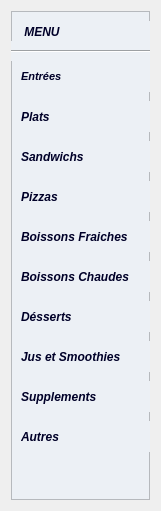
  <widget class="QWidget" name="verticalLayoutWidget">
   <property name="geometry">
    <rect>
     <x>10</x>
     <y>20</y>
     <width>161</width>
     <height>511</height>
    </rect>
   </property>
   <layout class="QVBoxLayout" name="MenuLayout">
    <item>
     <widget class="QFrame" name="MenuFrame">
      <property name="styleSheet">
       <string notr="true">QFrame {background-color: #ecf0f5;}
</string>
      </property>
      <property name="frameShape">
       <enum>QFrame::StyledPanel</enum>
      </property>
      <property name="frameShadow">
       <enum>QFrame::Raised</enum>
      </property>
      <widget class="QPushButton" name="menuProd_category_8">
       <property name="geometry">
        <rect>
         <x>10</x>
         <y>330</y>
         <width>151</width>
         <height>31</height>
        </rect>
       </property>
       <property name="sizePolicy">
        <sizepolicy hsizetype="Minimum" vsizetype="Maximum">
         <horstretch>0</horstretch>
         <verstretch>0</verstretch>
        </sizepolicy>
       </property>
       <property name="font">
        <font>
         <family>Arial</family>
         <pointsize>9</pointsize>
         <weight>75</weight>
         <italic>true</italic>
         <bold>true</bold>
         <underline>false</underline>
         <kerning>true</kerning>
        </font>
       </property>
       <property name="cursor">
        <cursorShape>PointingHandCursor</cursorShape>
       </property>
       <property name="statusTip">
        <string/>
       </property>
       <property name="autoFillBackground">
        <bool>false</bool>
       </property>
       <property name="styleSheet">
        <string notr="true">QPushButton{background-color: #ecf0f5;text-align:left; color : #000028 ; border: 0px solid #000028  ;  height:35px;}
QPushButton:hover{background-color:#f96332; text-decoration:underline;}
QPushButton:focus{background-color:#f96332; text-decoration:underline;}
</string>
       </property>
       <property name="text">
        <string>Jus et Smoothies</string>
       </property>
       <property name="icon">
        <iconset>
         <normaloff>../../IMAGES/MenuImages/cocktail.png</normaloff>../../IMAGES/MenuImages/cocktail.png</iconset>
       </property>
      </widget>
      <widget class="QPushButton" name="menuProd_category_1">
       <property name="geometry">
        <rect>
         <x>10</x>
         <y>50</y>
         <width>151</width>
         <height>31</height>
        </rect>
       </property>
       <property name="sizePolicy">
        <sizepolicy hsizetype="Minimum" vsizetype="Maximum">
         <horstretch>0</horstretch>
         <verstretch>0</verstretch>
        </sizepolicy>
       </property>
       <property name="font">
        <font>
         <family>Arial</family>
         <pointsize>8</pointsize>
         <weight>75</weight>
         <italic>true</italic>
         <bold>true</bold>
         <underline>false</underline>
         <kerning>true</kerning>
        </font>
       </property>
       <property name="cursor">
        <cursorShape>PointingHandCursor</cursorShape>
       </property>
       <property name="statusTip">
        <string/>
       </property>
       <property name="autoFillBackground">
        <bool>false</bool>
       </property>
       <property name="styleSheet">
        <string notr="true">QPushButton{background-color: #ecf0f5;text-align:left; color : #000028 ; border: 0px solid #000028  ;  height:35px;}
QPushButton:hover{background-color:#f96332; text-decoration:underline;}
QPushButton:focus{background-color:#f96332; text-decoration:underline;}</string>
       </property>
       <property name="text">
        <string>Entrées</string>
       </property>
       <property name="icon">
        <iconset>
         <normaloff>../../IMAGES/MenuImages/soup.png</normaloff>../../IMAGES/MenuImages/soup.png</iconset>
       </property>
       <property name="flat">
        <bool>false</bool>
       </property>
      </widget>
      <widget class="QPushButton" name="menuProd_category_2">
       <property name="geometry">
        <rect>
         <x>10</x>
         <y>90</y>
         <width>151</width>
         <height>31</height>
        </rect>
       </property>
       <property name="sizePolicy">
        <sizepolicy hsizetype="Minimum" vsizetype="Maximum">
         <horstretch>0</horstretch>
         <verstretch>0</verstretch>
        </sizepolicy>
       </property>
       <property name="font">
        <font>
         <family>Arial</family>
         <pointsize>9</pointsize>
         <weight>75</weight>
         <italic>true</italic>
         <bold>true</bold>
         <underline>false</underline>
         <kerning>true</kerning>
        </font>
       </property>
       <property name="cursor">
        <cursorShape>PointingHandCursor</cursorShape>
       </property>
       <property name="statusTip">
        <string/>
       </property>
       <property name="autoFillBackground">
        <bool>false</bool>
       </property>
       <property name="styleSheet">
        <string notr="true">QPushButton{background-color: #ecf0f5;text-align:left; color : #000028 ; border: 0px solid #000028  ;  height:35px;}
QPushButton:hover{background-color:#f96332; text-decoration:underline;}
QPushButton:focus{background-color:#f96332; text-decoration:underline;}
</string>
       </property>
       <property name="text">
        <string>Plats</string>
       </property>
       <property name="icon">
        <iconset>
         <normaloff>../../IMAGES/MenuImages/dish.png</normaloff>../../IMAGES/MenuImages/dish.png</iconset>
       </property>
      </widget>
      <widget class="QPushButton" name="menuProd_category_4">
       <property name="geometry">
        <rect>
         <x>10</x>
         <y>170</y>
         <width>151</width>
         <height>31</height>
        </rect>
       </property>
       <property name="sizePolicy">
        <sizepolicy hsizetype="Minimum" vsizetype="Maximum">
         <horstretch>0</horstretch>
         <verstretch>0</verstretch>
        </sizepolicy>
       </property>
       <property name="font">
        <font>
         <family>Arial</family>
         <pointsize>9</pointsize>
         <weight>75</weight>
         <italic>true</italic>
         <bold>true</bold>
         <underline>false</underline>
         <kerning>true</kerning>
        </font>
       </property>
       <property name="cursor">
        <cursorShape>PointingHandCursor</cursorShape>
       </property>
       <property name="statusTip">
        <string/>
       </property>
       <property name="autoFillBackground">
        <bool>false</bool>
       </property>
       <property name="styleSheet">
        <string notr="true">QPushButton{background-color: #ecf0f5;text-align:left; color : #000028 ; border: 0px solid #000028  ;  height:35px;}
QPushButton:hover{background-color:#f96332; text-decoration:underline;}
QPushButton:focus{background-color:#f96332; text-decoration:underline;}
</string>
       </property>
       <property name="text">
        <string>Pizzas</string>
       </property>
       <property name="icon">
        <iconset>
         <normaloff>../../IMAGES/MenuImages/pizza.png</normaloff>../../IMAGES/MenuImages/pizza.png</iconset>
       </property>
      </widget>
      <widget class="QPushButton" name="menuProd_category_3">
       <property name="geometry">
        <rect>
         <x>10</x>
         <y>130</y>
         <width>151</width>
         <height>31</height>
        </rect>
       </property>
       <property name="sizePolicy">
        <sizepolicy hsizetype="Minimum" vsizetype="Maximum">
         <horstretch>0</horstretch>
         <verstretch>0</verstretch>
        </sizepolicy>
       </property>
       <property name="font">
        <font>
         <family>Arial</family>
         <pointsize>9</pointsize>
         <weight>75</weight>
         <italic>true</italic>
         <bold>true</bold>
         <underline>false</underline>
         <kerning>true</kerning>
        </font>
       </property>
       <property name="cursor">
        <cursorShape>PointingHandCursor</cursorShape>
       </property>
       <property name="statusTip">
        <string/>
       </property>
       <property name="autoFillBackground">
        <bool>false</bool>
       </property>
       <property name="styleSheet">
        <string notr="true">QPushButton{background-color: #ecf0f5;text-align:left; color : #000028 ; border: 0px solid #000028 }
QPushButton:hover{background-color:#f96332; text-decoration:underline;}
QPushButton:focus{background-color:#f96332; text-decoration:underline;}
</string>
       </property>
       <property name="text">
        <string>Sandwichs</string>
       </property>
       <property name="icon">
        <iconset>
         <normaloff>../../IMAGES/MenuImages/sandwich.png</normaloff>../../IMAGES/MenuImages/sandwich.png</iconset>
       </property>
      </widget>
      <widget class="QPushButton" name="menuProd_category_6">
       <property name="geometry">
        <rect>
         <x>10</x>
         <y>250</y>
         <width>151</width>
         <height>31</height>
        </rect>
       </property>
       <property name="sizePolicy">
        <sizepolicy hsizetype="Minimum" vsizetype="Maximum">
         <horstretch>0</horstretch>
         <verstretch>0</verstretch>
        </sizepolicy>
       </property>
       <property name="font">
        <font>
         <family>Arial</family>
         <pointsize>9</pointsize>
         <weight>75</weight>
         <italic>true</italic>
         <bold>true</bold>
         <underline>false</underline>
         <kerning>true</kerning>
        </font>
       </property>
       <property name="cursor">
        <cursorShape>PointingHandCursor</cursorShape>
       </property>
       <property name="statusTip">
        <string/>
       </property>
       <property name="autoFillBackground">
        <bool>false</bool>
       </property>
       <property name="styleSheet">
        <string notr="true">QPushButton{background-color: #ecf0f5;text-align:left; color : #000028 ; border: 0px solid #000028  ;  height:35px;}
QPushButton:hover{background-color:#f96332; text-decoration:underline;}
QPushButton:focus{background-color:#f96332; text-decoration:underline;}
</string>
       </property>
       <property name="text">
        <string>Boissons Chaudes</string>
       </property>
       <property name="icon">
        <iconset>
         <normaloff>../../IMAGES/MenuImages/coffee.png</normaloff>../../IMAGES/MenuImages/coffee.png</iconset>
       </property>
      </widget>
      <widget class="QPushButton" name="menuProd_category_5">
       <property name="geometry">
        <rect>
         <x>10</x>
         <y>210</y>
         <width>151</width>
         <height>31</height>
        </rect>
       </property>
       <property name="sizePolicy">
        <sizepolicy hsizetype="Minimum" vsizetype="Maximum">
         <horstretch>0</horstretch>
         <verstretch>0</verstretch>
        </sizepolicy>
       </property>
       <property name="font">
        <font>
         <family>Arial</family>
         <pointsize>9</pointsize>
         <weight>75</weight>
         <italic>true</italic>
         <bold>true</bold>
         <underline>false</underline>
         <kerning>true</kerning>
        </font>
       </property>
       <property name="cursor">
        <cursorShape>PointingHandCursor</cursorShape>
       </property>
       <property name="statusTip">
        <string/>
       </property>
       <property name="autoFillBackground">
        <bool>false</bool>
       </property>
       <property name="styleSheet">
        <string notr="true">QPushButton{background-color: #ecf0f5;text-align:left; color : #000028 ; border: 0px solid #000028  ;  height:35px;}
QPushButton:hover{background-color:#f96332; text-decoration:underline;}
QPushButton:focus{background-color:#f96332; text-decoration:underline;}
</string>
       </property>
       <property name="text">
        <string>Boissons Fraiches</string>
       </property>
       <property name="icon">
        <iconset>
         <normaloff>../../IMAGES/MenuImages/soda.png</normaloff>../../IMAGES/MenuImages/soda.png</iconset>
       </property>
      </widget>
      <widget class="QPushButton" name="menuProd_category_7">
       <property name="geometry">
        <rect>
         <x>10</x>
         <y>290</y>
         <width>151</width>
         <height>31</height>
        </rect>
       </property>
       <property name="sizePolicy">
        <sizepolicy hsizetype="Minimum" vsizetype="Maximum">
         <horstretch>0</horstretch>
         <verstretch>0</verstretch>
        </sizepolicy>
       </property>
       <property name="font">
        <font>
         <family>Arial</family>
         <pointsize>9</pointsize>
         <weight>75</weight>
         <italic>true</italic>
         <bold>true</bold>
         <underline>false</underline>
         <kerning>true</kerning>
        </font>
       </property>
       <property name="cursor">
        <cursorShape>PointingHandCursor</cursorShape>
       </property>
       <property name="statusTip">
        <string/>
       </property>
       <property name="autoFillBackground">
        <bool>false</bool>
       </property>
       <property name="styleSheet">
        <string notr="true">QPushButton{background-color: #ecf0f5;text-align:left; color : #000028 ; border: 0px solid #000028  ;  height:35px;}
QPushButton:hover{background-color:#f96332; text-decoration:underline;}
QPushButton:focus{background-color:#f96332; text-decoration:underline;}
</string>
       </property>
       <property name="text">
        <string>Désserts</string>
       </property>
       <property name="icon">
        <iconset>
         <normaloff>../../IMAGES/MenuImages/cake.png</normaloff>../../IMAGES/MenuImages/cake.png</iconset>
       </property>
      </widget>
      <widget class="QPushButton" name="menuProd_category_9">
       <property name="geometry">
        <rect>
         <x>10</x>
         <y>370</y>
         <width>151</width>
         <height>31</height>
        </rect>
       </property>
       <property name="sizePolicy">
        <sizepolicy hsizetype="Minimum" vsizetype="Maximum">
         <horstretch>0</horstretch>
         <verstretch>0</verstretch>
        </sizepolicy>
       </property>
       <property name="font">
        <font>
         <family>Arial</family>
         <pointsize>9</pointsize>
         <weight>75</weight>
         <italic>true</italic>
         <bold>true</bold>
         <underline>false</underline>
         <kerning>true</kerning>
        </font>
       </property>
       <property name="cursor">
        <cursorShape>PointingHandCursor</cursorShape>
       </property>
       <property name="statusTip">
        <string/>
       </property>
       <property name="autoFillBackground">
        <bool>false</bool>
       </property>
       <property name="styleSheet">
        <string notr="true">QPushButton{background-color: #ecf0f5;text-align:left; color : #000028 ; border: 0px solid #000028  ;  height:35px;}
QPushButton:hover{background-color:#f96332; text-decoration:underline;}
QPushButton:focus{background-color:#f96332; text-decoration:underline;}
</string>
       </property>
       <property name="text">
        <string>Supplements</string>
       </property>
       <property name="icon">
        <iconset>
         <normaloff>../../IMAGES/MenuImages/cloche.png</normaloff>../../IMAGES/MenuImages/cloche.png</iconset>
       </property>
      </widget>
      <widget class="QPushButton" name="menuProd_category_10">
       <property name="geometry">
        <rect>
         <x>10</x>
         <y>410</y>
         <width>151</width>
         <height>31</height>
        </rect>
       </property>
       <property name="sizePolicy">
        <sizepolicy hsizetype="Minimum" vsizetype="Maximum">
         <horstretch>0</horstretch>
         <verstretch>0</verstretch>
        </sizepolicy>
       </property>
       <property name="font">
        <font>
         <family>Arial</family>
         <pointsize>9</pointsize>
         <weight>75</weight>
         <italic>true</italic>
         <bold>true</bold>
         <underline>false</underline>
         <kerning>true</kerning>
        </font>
       </property>
       <property name="cursor">
        <cursorShape>PointingHandCursor</cursorShape>
       </property>
       <property name="statusTip">
        <string/>
       </property>
       <property name="autoFillBackground">
        <bool>false</bool>
       </property>
       <property name="styleSheet">
        <string notr="true">QPushButton{background-color: #ecf0f5;text-align:left; color : #000028 ; border: 0px solid #000028  ;  height:35px;}
QPushButton:hover{background-color:#f96332; text-decoration:underline;}
QPushButton:focus{background-color:#f96332; text-decoration:underline;}
</string>
       </property>
       <property name="text">
        <string>Autres</string>
       </property>
       <property name="icon">
        <iconset>
         <normaloff>../../IMAGES/MenuImages/cloche.png</normaloff>../../IMAGES/MenuImages/cloche.png</iconset>
       </property>
      </widget>
      <widget class="QPushButton" name="MenuProd">
       <property name="geometry">
        <rect>
         <x>10</x>
         <y>10</y>
         <width>141</width>
         <height>21</height>
        </rect>
       </property>
       <property name="sizePolicy">
        <sizepolicy hsizetype="Minimum" vsizetype="Maximum">
         <horstretch>0</horstretch>
         <verstretch>0</verstretch>
        </sizepolicy>
       </property>
       <property name="font">
        <font>
         <family>Arial</family>
         <pointsize>9</pointsize>
         <weight>75</weight>
         <italic>true</italic>
         <bold>true</bold>
         <underline>false</underline>
         <kerning>true</kerning>
        </font>
       </property>
       <property name="toolTip">
        <string/>
       </property>
       <property name="statusTip">
        <string/>
       </property>
       <property name="autoFillBackground">
        <bool>false</bool>
       </property>
       <property name="styleSheet">
        <string notr="true">QPushButton{background-color: #ecf0f5;text-align:left; color : #000028; border: 0px solid #000028  ;  height:35px;}
</string>
       </property>
       <property name="text">
        <string> MENU</string>
       </property>
       <property name="icon">
        <iconset>
         <normaloff>../../IMAGES/Icons/menu-.png</normaloff>../../IMAGES/Icons/menu-.png</iconset>
       </property>
      </widget>
      <widget class="Line" name="line">
       <property name="geometry">
        <rect>
         <x>0</x>
         <y>30</y>
         <width>151</width>
         <height>20</height>
        </rect>
       </property>
       <property name="orientation">
        <enum>Qt::Horizontal</enum>
       </property>
      </widget>
     </widget>
    </item>
   </layout>
  </widget>
